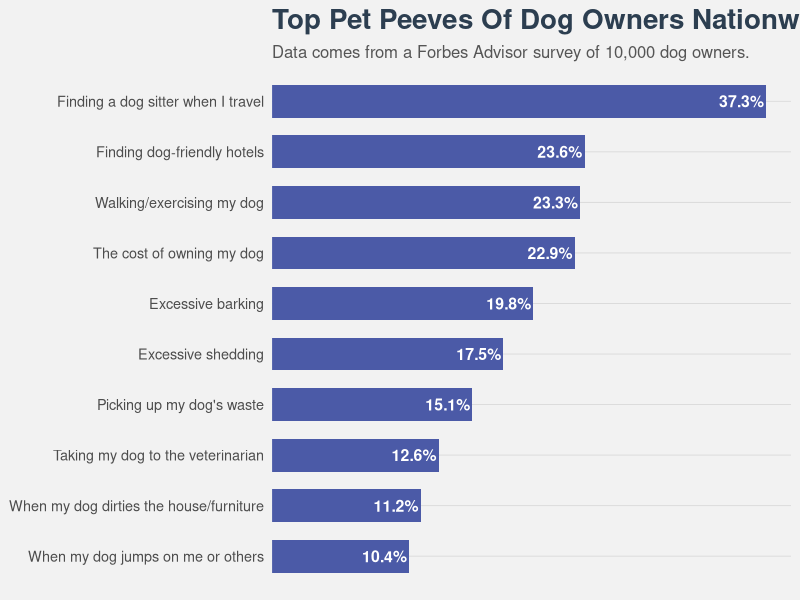

Reproduce this figure in R.
## ---- chunk 1
library(tidyverse)
library(scales)
## ---- chunk 2
#Read csv file
forbs_data <- read_csv("presentation-exercise/Top_Pet_Peeves_Of_Dog_Owners_Nationwide.csv")

#Clean percentage column
forbs_data <- forbs_data %>%
  mutate(
    percentage = parse_number(`Percentage of respondents`) / 100
  )

colnames(forbs_data)
## ---- chunk 3
#Order rows that shows in the graph:

forbs_data <- forbs_data %>%
  mutate(
    `Pet peeve` = forcats::fct_reorder(`Pet peeve`, percentage)
  )

## ---- chunk 4
#Create the plot:
ggplot(forbs_data, aes(x = percentage, y = `Pet peeve`)) +
  
  # Bars
  geom_col(fill = "#4B5AA7", width = 0.65) +
  
  # Percent labels inside bars
  geom_text(aes(label = percent(percentage, accuracy = 0.1)),
            hjust = 1.05,
            color = "white",
            size = 4,
            fontface = "bold") +
  
  # Remove x-axis scale appearance
  scale_x_continuous(
    limits = c(0, max(forbs_data$percentage) * 1.05),
    expand = c(0, 0)
  ) +
  
  # Titles
  labs(
    title = "Top Pet Peeves Of Dog Owners Nationwide",
    subtitle = "Data comes from a Forbes Advisor survey of 10,000 dog owners.",
    x = NULL,
    y = NULL
  ) +
  
  # Theme styling
  theme_minimal(base_size = 13) +
  theme(
    plot.background = element_rect(fill = "#f2f2f2", color = NA),
    panel.background = element_rect(fill = "#f2f2f2", color = NA),
    
    plot.title = element_text(face = "bold", size = 20, color = "#2c3e50"),
    plot.subtitle = element_text(size = 12, color = "#555555"),
    
    axis.text.x = element_blank(),
    axis.ticks = element_blank(),
    panel.grid.major.x = element_blank(),
    panel.grid.minor = element_blank(),
    
    panel.grid.major.y = element_line(color = "#d9d9d9", size = 0.3)
  )
